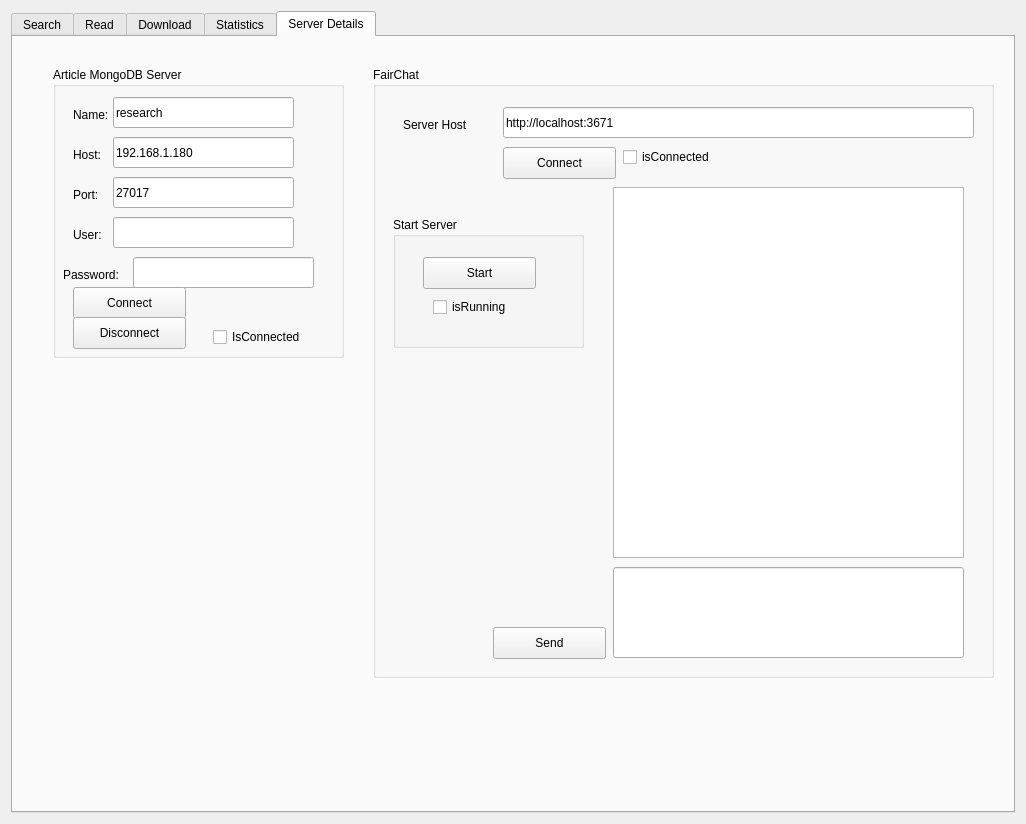
<?xml version="1.0" encoding="UTF-8"?>
<ui version="4.0">
 <class>masterWindow</class>
 <widget class="QDialog" name="masterWindow">
  <property name="geometry">
   <rect>
    <x>0</x>
    <y>0</y>
    <width>1026</width>
    <height>824</height>
   </rect>
  </property>
  <property name="sizePolicy">
   <sizepolicy hsizetype="Preferred" vsizetype="Preferred">
    <horstretch>0</horstretch>
    <verstretch>0</verstretch>
   </sizepolicy>
  </property>
  <property name="windowTitle">
   <string>JArticle</string>
  </property>
  <layout class="QGridLayout" name="gridLayout_2">
   <item row="0" column="0">
    <widget class="QFrame" name="subMasterLayout">
     <property name="sizePolicy">
      <sizepolicy hsizetype="Maximum" vsizetype="Maximum">
       <horstretch>0</horstretch>
       <verstretch>0</verstretch>
      </sizepolicy>
     </property>
     <property name="minimumSize">
      <size>
       <width>0</width>
       <height>0</height>
      </size>
     </property>
     <layout class="QGridLayout" name="gridLayout_4">
      <property name="sizeConstraint">
       <enum>QLayout::SetMaximumSize</enum>
      </property>
      <property name="leftMargin">
       <number>0</number>
      </property>
      <property name="topMargin">
       <number>0</number>
      </property>
      <property name="rightMargin">
       <number>0</number>
      </property>
      <property name="bottomMargin">
       <number>0</number>
      </property>
      <item row="0" column="0">
       <widget class="QTabWidget" name="tabWidget">
        <property name="sizePolicy">
         <sizepolicy hsizetype="Expanding" vsizetype="Expanding">
          <horstretch>0</horstretch>
          <verstretch>0</verstretch>
         </sizepolicy>
        </property>
        <property name="minimumSize">
         <size>
          <width>1000</width>
          <height>800</height>
         </size>
        </property>
        <property name="currentIndex">
         <number>4</number>
        </property>
        <widget class="QWidget" name="tabArticleResults">
         <attribute name="title">
          <string>Search</string>
         </attribute>
         <widget class="QListWidget" name="listArticlesByTitle">
          <property name="geometry">
           <rect>
            <x>10</x>
            <y>260</y>
            <width>971</width>
            <height>491</height>
           </rect>
          </property>
          <property name="sizePolicy">
           <sizepolicy hsizetype="Expanding" vsizetype="Expanding">
            <horstretch>0</horstretch>
            <verstretch>0</verstretch>
           </sizepolicy>
          </property>
          <property name="minimumSize">
           <size>
            <width>0</width>
            <height>0</height>
           </size>
          </property>
          <property name="maximumSize">
           <size>
            <width>5000</width>
            <height>5000</height>
           </size>
          </property>
          <property name="isWrapping" stdset="0">
           <bool>false</bool>
          </property>
          <property name="resizeMode">
           <enum>QListView::Fixed</enum>
          </property>
         </widget>
         <widget class="QFrame" name="frameMainSearch">
          <property name="geometry">
           <rect>
            <x>10</x>
            <y>10</y>
            <width>971</width>
            <height>241</height>
           </rect>
          </property>
          <property name="minimumSize">
           <size>
            <width>0</width>
            <height>90</height>
           </size>
          </property>
          <widget class="QPushButton" name="btnSearch">
           <property name="geometry">
            <rect>
             <x>370</x>
             <y>100</y>
             <width>161</width>
             <height>32</height>
            </rect>
           </property>
           <property name="sizePolicy">
            <sizepolicy hsizetype="Fixed" vsizetype="Fixed">
             <horstretch>0</horstretch>
             <verstretch>0</verstretch>
            </sizepolicy>
           </property>
           <property name="text">
            <string>Search</string>
           </property>
          </widget>
          <widget class="QPushButton" name="btnMetaReport">
           <property name="geometry">
            <rect>
             <x>130</x>
             <y>210</y>
             <width>117</width>
             <height>32</height>
            </rect>
           </property>
           <property name="text">
            <string>Meta Report</string>
           </property>
          </widget>
          <widget class="QPushButton" name="btnCryptoReport">
           <property name="geometry">
            <rect>
             <x>0</x>
             <y>210</y>
             <width>128</width>
             <height>32</height>
            </rect>
           </property>
           <property name="text">
            <string>Crypto Report</string>
           </property>
          </widget>
          <widget class="QTextEdit" name="editSearchLimit">
           <property name="geometry">
            <rect>
             <x>370</x>
             <y>30</y>
             <width>71</width>
             <height>21</height>
            </rect>
           </property>
           <property name="verticalScrollBarPolicy">
            <enum>Qt::ScrollBarAlwaysOff</enum>
           </property>
           <property name="horizontalScrollBarPolicy">
            <enum>Qt::ScrollBarAlwaysOff</enum>
           </property>
          </widget>
          <widget class="QTextEdit" name="editSearchPage">
           <property name="geometry">
            <rect>
             <x>460</x>
             <y>30</y>
             <width>71</width>
             <height>21</height>
            </rect>
           </property>
           <property name="verticalScrollBarPolicy">
            <enum>Qt::ScrollBarAlwaysOff</enum>
           </property>
           <property name="horizontalScrollBarPolicy">
            <enum>Qt::ScrollBarAlwaysOff</enum>
           </property>
          </widget>
          <widget class="QLabel" name="label_8">
           <property name="geometry">
            <rect>
             <x>370</x>
             <y>10</y>
             <width>71</width>
             <height>20</height>
            </rect>
           </property>
           <property name="text">
            <string>Limit</string>
           </property>
           <property name="alignment">
            <set>Qt::AlignCenter</set>
           </property>
          </widget>
          <widget class="QLabel" name="label_9">
           <property name="geometry">
            <rect>
             <x>460</x>
             <y>10</y>
             <width>71</width>
             <height>16</height>
            </rect>
           </property>
           <property name="text">
            <string>Page</string>
           </property>
           <property name="alignment">
            <set>Qt::AlignCenter</set>
           </property>
          </widget>
          <widget class="QPushButton" name="btnClear">
           <property name="geometry">
            <rect>
             <x>900</x>
             <y>210</y>
             <width>71</width>
             <height>32</height>
            </rect>
           </property>
           <property name="text">
            <string>Clear</string>
           </property>
          </widget>
          <widget class="QCheckBox" name="checkSummary">
           <property name="geometry">
            <rect>
             <x>530</x>
             <y>200</y>
             <width>87</width>
             <height>20</height>
            </rect>
           </property>
           <property name="text">
            <string>Summary</string>
           </property>
          </widget>
          <widget class="QLineEdit" name="editSearchText">
           <property name="geometry">
            <rect>
             <x>260</x>
             <y>60</y>
             <width>381</width>
             <height>31</height>
            </rect>
           </property>
          </widget>
          <widget class="QToolBox" name="toolBox">
           <property name="geometry">
            <rect>
             <x>760</x>
             <y>0</y>
             <width>221</width>
             <height>201</height>
            </rect>
           </property>
           <property name="currentIndex">
            <number>1</number>
           </property>
           <widget class="QWidget" name="page">
            <property name="geometry">
             <rect>
              <x>0</x>
              <y>0</y>
              <width>98</width>
              <height>28</height>
             </rect>
            </property>
            <attribute name="label">
             <string>Date Specific</string>
            </attribute>
            <widget class="QCheckBox" name="toggleOnDate">
             <property name="geometry">
              <rect>
               <x>10</x>
               <y>0</y>
               <width>87</width>
               <height>20</height>
              </rect>
             </property>
             <property name="text">
              <string>On Date</string>
             </property>
            </widget>
            <widget class="QCheckBox" name="toggleAfterDate">
             <property name="geometry">
              <rect>
               <x>10</x>
               <y>60</y>
               <width>87</width>
               <height>20</height>
              </rect>
             </property>
             <property name="text">
              <string>After Date</string>
             </property>
            </widget>
            <widget class="QCheckBox" name="toggleBeforeDate">
             <property name="geometry">
              <rect>
               <x>10</x>
               <y>30</y>
               <width>111</width>
               <height>20</height>
              </rect>
             </property>
             <property name="text">
              <string>Before Date</string>
             </property>
            </widget>
            <widget class="QDateEdit" name="dateSearchSpecific">
             <property name="geometry">
              <rect>
               <x>10</x>
               <y>90</y>
               <width>111</width>
               <height>24</height>
              </rect>
             </property>
            </widget>
           </widget>
           <widget class="QWidget" name="page_2">
            <property name="geometry">
             <rect>
              <x>0</x>
              <y>0</y>
              <width>221</width>
              <height>133</height>
             </rect>
            </property>
            <attribute name="label">
             <string>Date Range</string>
            </attribute>
            <widget class="QDateEdit" name="dateRangeSearchBefore">
             <property name="geometry">
              <rect>
               <x>50</x>
               <y>50</y>
               <width>111</width>
               <height>24</height>
              </rect>
             </property>
            </widget>
            <widget class="QDateEdit" name="dateRangeSearchAfter">
             <property name="geometry">
              <rect>
               <x>50</x>
               <y>100</y>
               <width>111</width>
               <height>24</height>
              </rect>
             </property>
            </widget>
            <widget class="QLabel" name="label_10">
             <property name="geometry">
              <rect>
               <x>20</x>
               <y>30</y>
               <width>121</width>
               <height>16</height>
              </rect>
             </property>
             <property name="text">
              <string>On or Before Date</string>
             </property>
            </widget>
            <widget class="QLabel" name="label_11">
             <property name="geometry">
              <rect>
               <x>20</x>
               <y>80</y>
               <width>81</width>
               <height>16</height>
              </rect>
             </property>
             <property name="text">
              <string>After Date</string>
             </property>
            </widget>
            <widget class="QCheckBox" name="toggleRangeEnable">
             <property name="geometry">
              <rect>
               <x>10</x>
               <y>0</y>
               <width>87</width>
               <height>20</height>
              </rect>
             </property>
             <property name="text">
              <string>Enable</string>
             </property>
            </widget>
           </widget>
          </widget>
          <widget class="QLCDNumber" name="lcdResultCount">
           <property name="geometry">
            <rect>
             <x>400</x>
             <y>190</y>
             <width>121</width>
             <height>41</height>
            </rect>
           </property>
          </widget>
         </widget>
        </widget>
        <widget class="QWidget" name="tabArticleSearch">
         <attribute name="title">
          <string>Read</string>
         </attribute>
         <layout class="QGridLayout" name="gridLayout_3">
          <item row="0" column="0">
           <widget class="QFrame" name="frame_2">
            <property name="frameShape">
             <enum>QFrame::StyledPanel</enum>
            </property>
            <property name="frameShadow">
             <enum>QFrame::Raised</enum>
            </property>
            <widget class="QPushButton" name="btnNext">
             <property name="geometry">
              <rect>
               <x>890</x>
               <y>80</y>
               <width>81</width>
               <height>32</height>
              </rect>
             </property>
             <property name="sizePolicy">
              <sizepolicy hsizetype="Fixed" vsizetype="Fixed">
               <horstretch>0</horstretch>
               <verstretch>0</verstretch>
              </sizepolicy>
             </property>
             <property name="text">
              <string>Next</string>
             </property>
            </widget>
            <widget class="QTextEdit" name="txtBody">
             <property name="geometry">
              <rect>
               <x>0</x>
               <y>150</y>
               <width>971</width>
               <height>601</height>
              </rect>
             </property>
             <property name="sizePolicy">
              <sizepolicy hsizetype="Fixed" vsizetype="Fixed">
               <horstretch>0</horstretch>
               <verstretch>0</verstretch>
              </sizepolicy>
             </property>
             <property name="minimumSize">
              <size>
               <width>0</width>
               <height>0</height>
              </size>
             </property>
            </widget>
            <widget class="QLabel" name="lblTitle">
             <property name="geometry">
              <rect>
               <x>0</x>
               <y>110</y>
               <width>970</width>
               <height>41</height>
              </rect>
             </property>
             <property name="font">
              <font>
               <family>Helvetica</family>
               <pointsize>20</pointsize>
               <weight>75</weight>
               <bold>true</bold>
              </font>
             </property>
             <property name="text">
              <string>...</string>
             </property>
             <property name="wordWrap">
              <bool>true</bool>
             </property>
             <property name="margin">
              <number>1</number>
             </property>
            </widget>
            <widget class="QGroupBox" name="groupBox_2">
             <property name="geometry">
              <rect>
               <x>0</x>
               <y>0</y>
               <width>891</width>
               <height>111</height>
              </rect>
             </property>
             <property name="title">
              <string>Article Details</string>
             </property>
             <widget class="QLabel" name="label_12">
              <property name="geometry">
               <rect>
                <x>20</x>
                <y>40</y>
                <width>111</width>
                <height>16</height>
               </rect>
              </property>
              <property name="text">
               <string>Date Published</string>
              </property>
             </widget>
             <widget class="QLineEdit" name="editDetailsDatePublished">
              <property name="geometry">
               <rect>
                <x>120</x>
                <y>30</y>
                <width>161</width>
                <height>31</height>
               </rect>
              </property>
             </widget>
             <widget class="QLineEdit" name="editDetailsCategory">
              <property name="geometry">
               <rect>
                <x>370</x>
                <y>30</y>
                <width>161</width>
                <height>31</height>
               </rect>
              </property>
              <property name="text">
               <string/>
              </property>
             </widget>
             <widget class="QLabel" name="label_13">
              <property name="geometry">
               <rect>
                <x>300</x>
                <y>40</y>
                <width>111</width>
                <height>16</height>
               </rect>
              </property>
              <property name="text">
               <string>Category</string>
              </property>
             </widget>
             <widget class="QLabel" name="label_14">
              <property name="geometry">
               <rect>
                <x>70</x>
                <y>80</y>
                <width>60</width>
                <height>16</height>
               </rect>
              </property>
              <property name="text">
               <string>Author</string>
              </property>
             </widget>
             <widget class="QLabel" name="label_15">
              <property name="geometry">
               <rect>
                <x>550</x>
                <y>40</y>
                <width>60</width>
                <height>16</height>
               </rect>
              </property>
              <property name="text">
               <string>Source</string>
              </property>
             </widget>
             <widget class="QLabel" name="label_16">
              <property name="geometry">
               <rect>
                <x>560</x>
                <y>80</y>
                <width>60</width>
                <height>16</height>
               </rect>
              </property>
              <property name="text">
               <string>URL</string>
              </property>
             </widget>
             <widget class="QLabel" name="label_18">
              <property name="geometry">
               <rect>
                <x>320</x>
                <y>80</y>
                <width>60</width>
                <height>16</height>
               </rect>
              </property>
              <property name="text">
               <string>Score</string>
              </property>
             </widget>
             <widget class="QLineEdit" name="editDetailsAuthor">
              <property name="geometry">
               <rect>
                <x>120</x>
                <y>70</y>
                <width>161</width>
                <height>31</height>
               </rect>
              </property>
             </widget>
             <widget class="QLineEdit" name="editDetailsScore">
              <property name="geometry">
               <rect>
                <x>370</x>
                <y>70</y>
                <width>161</width>
                <height>31</height>
               </rect>
              </property>
             </widget>
             <widget class="QLineEdit" name="editDetailsSource">
              <property name="geometry">
               <rect>
                <x>600</x>
                <y>30</y>
                <width>281</width>
                <height>31</height>
               </rect>
              </property>
             </widget>
             <widget class="QLineEdit" name="editDetailsUrl">
              <property name="geometry">
               <rect>
                <x>600</x>
                <y>70</y>
                <width>281</width>
                <height>31</height>
               </rect>
              </property>
             </widget>
            </widget>
            <widget class="QLabel" name="label_17">
             <property name="geometry">
              <rect>
               <x>900</x>
               <y>30</y>
               <width>60</width>
               <height>16</height>
              </rect>
             </property>
             <property name="text">
              <string>Keywords</string>
             </property>
            </widget>
            <widget class="QLabel" name="label_19">
             <property name="geometry">
              <rect>
               <x>900</x>
               <y>50</y>
               <width>60</width>
               <height>16</height>
              </rect>
             </property>
             <property name="text">
              <string>Tickers</string>
             </property>
            </widget>
           </widget>
          </item>
         </layout>
        </widget>
        <widget class="QWidget" name="tabDownloaders">
         <attribute name="title">
          <string>Download</string>
         </attribute>
         <widget class="QGroupBox" name="groupDownloadUrl">
          <property name="geometry">
           <rect>
            <x>40</x>
            <y>40</y>
            <width>651</width>
            <height>151</height>
           </rect>
          </property>
          <property name="title">
           <string>Download URL</string>
          </property>
          <widget class="QLineEdit" name="editDownloadUrl">
           <property name="geometry">
            <rect>
             <x>10</x>
             <y>50</y>
             <width>621</width>
             <height>41</height>
            </rect>
           </property>
          </widget>
          <widget class="QLabel" name="label">
           <property name="geometry">
            <rect>
             <x>10</x>
             <y>30</y>
             <width>60</width>
             <height>16</height>
            </rect>
           </property>
           <property name="text">
            <string>URL</string>
           </property>
          </widget>
          <widget class="QPushButton" name="btnDownloadUrl">
           <property name="geometry">
            <rect>
             <x>10</x>
             <y>100</y>
             <width>113</width>
             <height>32</height>
            </rect>
           </property>
           <property name="text">
            <string>Download</string>
           </property>
          </widget>
          <widget class="QCheckBox" name="toggleDownloadUrlSave">
           <property name="geometry">
            <rect>
             <x>140</x>
             <y>110</y>
             <width>151</width>
             <height>20</height>
            </rect>
           </property>
           <property name="text">
            <string>Save To Database</string>
           </property>
          </widget>
         </widget>
         <widget class="QGroupBox" name="groupBox_3">
          <property name="geometry">
           <rect>
            <x>40</x>
            <y>210</y>
            <width>651</width>
            <height>151</height>
           </rect>
          </property>
          <property name="title">
           <string>Crawler</string>
          </property>
          <widget class="QLineEdit" name="editCrawlerUrl">
           <property name="geometry">
            <rect>
             <x>10</x>
             <y>50</y>
             <width>621</width>
             <height>41</height>
            </rect>
           </property>
          </widget>
          <widget class="QLabel" name="label_2">
           <property name="geometry">
            <rect>
             <x>10</x>
             <y>30</y>
             <width>60</width>
             <height>16</height>
            </rect>
           </property>
           <property name="text">
            <string>URL</string>
           </property>
          </widget>
          <widget class="QPushButton" name="btnCrawlerUrl">
           <property name="geometry">
            <rect>
             <x>10</x>
             <y>100</y>
             <width>113</width>
             <height>32</height>
            </rect>
           </property>
           <property name="text">
            <string>Crawl</string>
           </property>
          </widget>
          <widget class="QCheckBox" name="toggleCrawlerUrlSave">
           <property name="geometry">
            <rect>
             <x>140</x>
             <y>110</y>
             <width>151</width>
             <height>20</height>
            </rect>
           </property>
           <property name="text">
            <string>Save To Database</string>
           </property>
          </widget>
         </widget>
        </widget>
        <widget class="QWidget" name="tabStatistics">
         <attribute name="title">
          <string>Statistics</string>
         </attribute>
         <widget class="QFrame" name="frame">
          <property name="geometry">
           <rect>
            <x>10</x>
            <y>20</y>
            <width>843</width>
            <height>100</height>
           </rect>
          </property>
          <property name="minimumSize">
           <size>
            <width>100</width>
            <height>100</height>
           </size>
          </property>
          <property name="frameShape">
           <enum>QFrame::StyledPanel</enum>
          </property>
          <property name="frameShadow">
           <enum>QFrame::Raised</enum>
          </property>
          <widget class="QLabel" name="lblResultCountNumber">
           <property name="geometry">
            <rect>
             <x>110</x>
             <y>50</y>
             <width>81</width>
             <height>16</height>
            </rect>
           </property>
           <property name="text">
            <string>0</string>
           </property>
          </widget>
          <widget class="QLabel" name="lblResultCount">
           <property name="geometry">
            <rect>
             <x>19</x>
             <y>50</y>
             <width>91</width>
             <height>16</height>
            </rect>
           </property>
           <property name="text">
            <string>Result Count</string>
           </property>
          </widget>
          <widget class="QLabel" name="lblArticleCountNumber">
           <property name="geometry">
            <rect>
             <x>110</x>
             <y>20</y>
             <width>71</width>
             <height>16</height>
            </rect>
           </property>
           <property name="text">
            <string>0</string>
           </property>
          </widget>
          <widget class="QLabel" name="lblArticleCount">
           <property name="geometry">
            <rect>
             <x>19</x>
             <y>20</y>
             <width>91</width>
             <height>16</height>
            </rect>
           </property>
           <property name="text">
            <string>Article Count</string>
           </property>
          </widget>
         </widget>
        </widget>
        <widget class="QWidget" name="tabServer">
         <attribute name="title">
          <string>Server Details</string>
         </attribute>
         <widget class="QGroupBox" name="groupBox">
          <property name="geometry">
           <rect>
            <x>40</x>
            <y>30</y>
            <width>291</width>
            <height>291</height>
           </rect>
          </property>
          <property name="title">
           <string>Article MongoDB Server</string>
          </property>
          <widget class="QLineEdit" name="editServerName">
           <property name="geometry">
            <rect>
             <x>60</x>
             <y>30</y>
             <width>181</width>
             <height>31</height>
            </rect>
           </property>
           <property name="text">
            <string>research</string>
           </property>
          </widget>
          <widget class="QLabel" name="label_3">
           <property name="geometry">
            <rect>
             <x>20</x>
             <y>40</y>
             <width>60</width>
             <height>16</height>
            </rect>
           </property>
           <property name="text">
            <string>Name:</string>
           </property>
          </widget>
          <widget class="QLineEdit" name="editServerHost">
           <property name="geometry">
            <rect>
             <x>60</x>
             <y>70</y>
             <width>181</width>
             <height>31</height>
            </rect>
           </property>
           <property name="text">
            <string>192.168.1.180</string>
           </property>
          </widget>
          <widget class="QLineEdit" name="editServerPort">
           <property name="geometry">
            <rect>
             <x>60</x>
             <y>110</y>
             <width>181</width>
             <height>31</height>
            </rect>
           </property>
           <property name="text">
            <string>27017</string>
           </property>
          </widget>
          <widget class="QLineEdit" name="editServerUser">
           <property name="geometry">
            <rect>
             <x>60</x>
             <y>150</y>
             <width>181</width>
             <height>31</height>
            </rect>
           </property>
          </widget>
          <widget class="QLineEdit" name="editServerPassword">
           <property name="geometry">
            <rect>
             <x>80</x>
             <y>190</y>
             <width>181</width>
             <height>31</height>
            </rect>
           </property>
          </widget>
          <widget class="QLabel" name="label_4">
           <property name="geometry">
            <rect>
             <x>20</x>
             <y>80</y>
             <width>60</width>
             <height>16</height>
            </rect>
           </property>
           <property name="text">
            <string>Host:</string>
           </property>
          </widget>
          <widget class="QLabel" name="label_5">
           <property name="geometry">
            <rect>
             <x>20</x>
             <y>120</y>
             <width>60</width>
             <height>16</height>
            </rect>
           </property>
           <property name="text">
            <string>Port:</string>
           </property>
          </widget>
          <widget class="QLabel" name="label_6">
           <property name="geometry">
            <rect>
             <x>20</x>
             <y>160</y>
             <width>60</width>
             <height>16</height>
            </rect>
           </property>
           <property name="text">
            <string>User:</string>
           </property>
          </widget>
          <widget class="QLabel" name="label_7">
           <property name="geometry">
            <rect>
             <x>10</x>
             <y>200</y>
             <width>91</width>
             <height>16</height>
            </rect>
           </property>
           <property name="text">
            <string>Password:</string>
           </property>
          </widget>
          <widget class="QPushButton" name="btnServerConnect">
           <property name="geometry">
            <rect>
             <x>20</x>
             <y>220</y>
             <width>113</width>
             <height>32</height>
            </rect>
           </property>
           <property name="text">
            <string>Connect</string>
           </property>
          </widget>
          <widget class="QCheckBox" name="toggleServerIsConnected">
           <property name="geometry">
            <rect>
             <x>160</x>
             <y>260</y>
             <width>111</width>
             <height>20</height>
            </rect>
           </property>
           <property name="text">
            <string>IsConnected</string>
           </property>
          </widget>
          <widget class="QPushButton" name="btnServerDisconnect">
           <property name="geometry">
            <rect>
             <x>20</x>
             <y>250</y>
             <width>113</width>
             <height>32</height>
            </rect>
           </property>
           <property name="text">
            <string>Disconnect</string>
           </property>
          </widget>
         </widget>
         <widget class="QGroupBox" name="groupBox_4">
          <property name="geometry">
           <rect>
            <x>360</x>
            <y>30</y>
            <width>621</width>
            <height>611</height>
           </rect>
          </property>
          <property name="title">
           <string>FairChat</string>
          </property>
          <widget class="QListWidget" name="listChatMessages">
           <property name="geometry">
            <rect>
             <x>240</x>
             <y>120</y>
             <width>351</width>
             <height>371</height>
            </rect>
           </property>
          </widget>
          <widget class="QLineEdit" name="editChatInput">
           <property name="geometry">
            <rect>
             <x>240</x>
             <y>500</y>
             <width>351</width>
             <height>91</height>
            </rect>
           </property>
          </widget>
          <widget class="QLineEdit" name="editChatHost">
           <property name="geometry">
            <rect>
             <x>130</x>
             <y>40</y>
             <width>471</width>
             <height>31</height>
            </rect>
           </property>
           <property name="text">
            <string>http://localhost:3671</string>
           </property>
          </widget>
          <widget class="QLabel" name="label_20">
           <property name="geometry">
            <rect>
             <x>30</x>
             <y>50</y>
             <width>81</width>
             <height>16</height>
            </rect>
           </property>
           <property name="text">
            <string>Server Host</string>
           </property>
          </widget>
          <widget class="QPushButton" name="btnChatConnect">
           <property name="geometry">
            <rect>
             <x>130</x>
             <y>80</y>
             <width>113</width>
             <height>32</height>
            </rect>
           </property>
           <property name="text">
            <string>Connect</string>
           </property>
          </widget>
          <widget class="QCheckBox" name="toggleChatIsConnected">
           <property name="geometry">
            <rect>
             <x>250</x>
             <y>80</y>
             <width>111</width>
             <height>20</height>
            </rect>
           </property>
           <property name="text">
            <string>isConnected</string>
           </property>
          </widget>
          <widget class="QPushButton" name="btnChatSend">
           <property name="geometry">
            <rect>
             <x>120</x>
             <y>560</y>
             <width>113</width>
             <height>32</height>
            </rect>
           </property>
           <property name="text">
            <string>Send</string>
           </property>
          </widget>
          <widget class="QGroupBox" name="groupBox_5">
           <property name="geometry">
            <rect>
             <x>20</x>
             <y>150</y>
             <width>191</width>
             <height>131</height>
            </rect>
           </property>
           <property name="title">
            <string>Start Server</string>
           </property>
           <widget class="QPushButton" name="btnChatServerStart">
            <property name="geometry">
             <rect>
              <x>30</x>
              <y>40</y>
              <width>113</width>
              <height>32</height>
             </rect>
            </property>
            <property name="text">
             <string>Start</string>
            </property>
           </widget>
           <widget class="QCheckBox" name="toggleChatServerIsRunning">
            <property name="geometry">
             <rect>
              <x>40</x>
              <y>80</y>
              <width>111</width>
              <height>20</height>
             </rect>
            </property>
            <property name="text">
             <string>isRunning</string>
            </property>
           </widget>
          </widget>
         </widget>
        </widget>
       </widget>
      </item>
     </layout>
    </widget>
   </item>
  </layout>
 </widget>
 <resources/>
 <connections/>
</ui>
